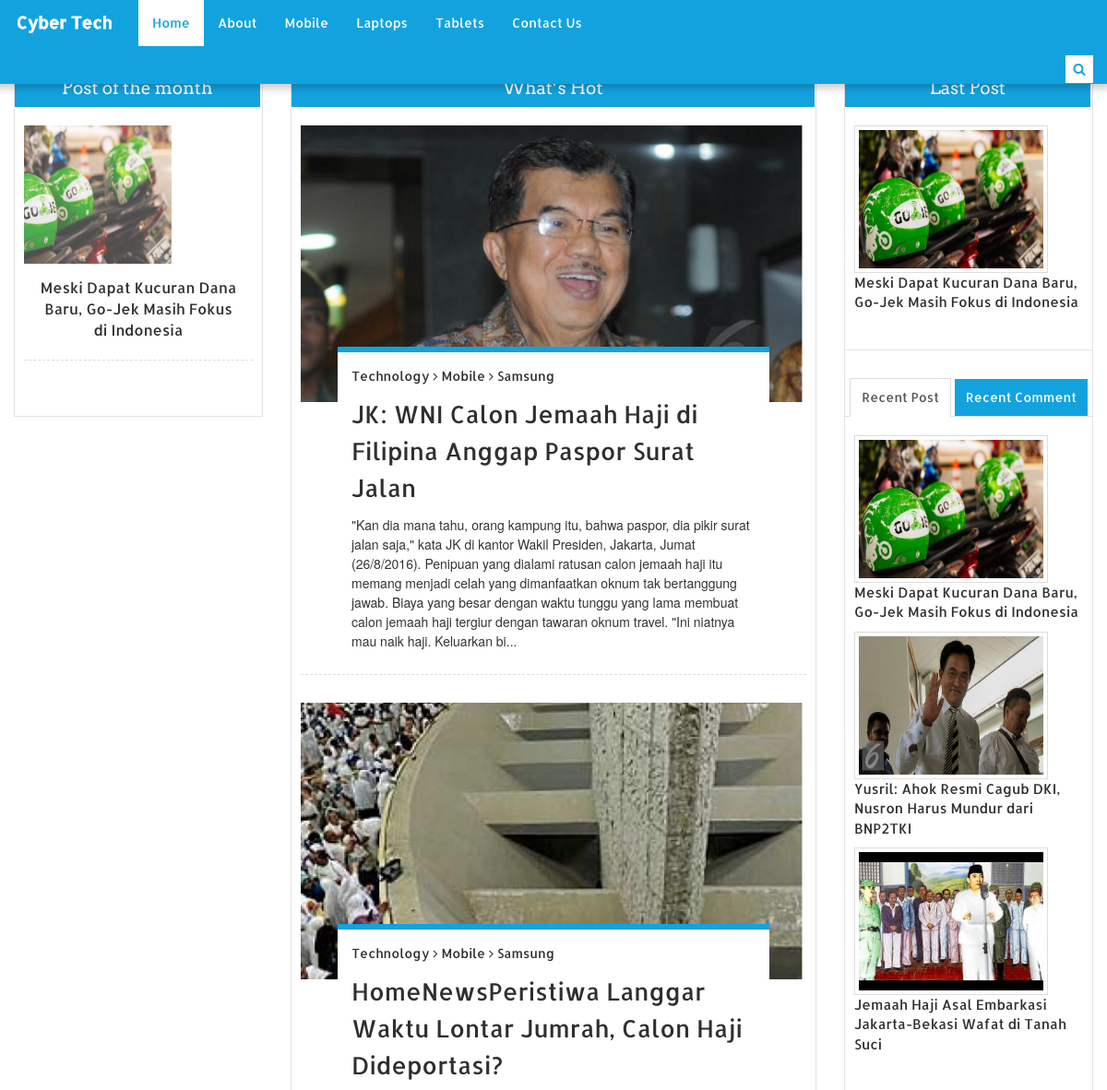
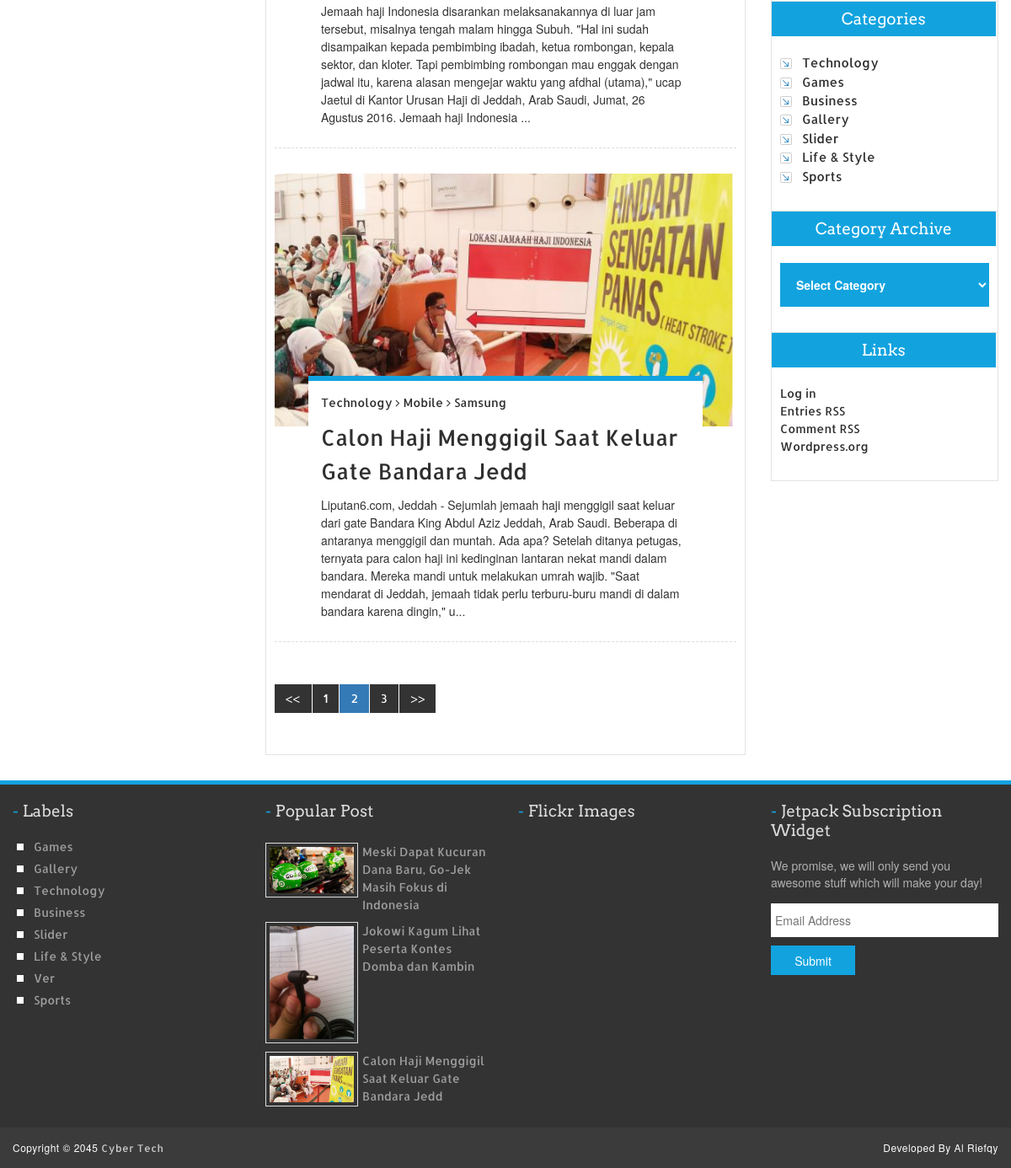
Screenshot of /?page=2 with the database file from the repository (2 pictures, top to bottom).
### tables this page shows
CREATE TABLE `artikels` (
  `id` int(11) NOT NULL,
  `artikel_title` varchar(100) NOT NULL,
  `artikel_content` text NOT NULL,
  `author` varchar(30) NOT NULL,
  `id_author` int(15) NOT NULL,
  `link` varchar(50) NOT NULL,
  `artikel_hit` int(11) NOT NULL,
  `foto` varchar(40) NOT NULL,
  `file` varchar(60) NOT NULL,
  `time_record` varchar(30) NOT NULL
);

### models/load_class.php (called while the page is built, shortened)
<?php
require_once('connect.php');
function autoload($class)
{
	$namaFile = $class.'.php';
}
try
{
	$artikel = new artikel_model($db);
	$news = new artikel_model($db);
}
catch(Exception $e)
{
	die('salah');
}
?>

### models/artikel_model.php (called while the page is built, shortened)
<?php
	class artikel_model
	{
		private $db;
		public function __construct($database)
		{
			$this->db = $database;
		}
		public function getArtikelPopuler()
		{
			$query = $this->db->prepare("SELECT * FROM `artikels` ORDER BY artikel_hit DESC LIMIT 1");
			try
			{
				$query->execute();
			}
			catch(PDOexception $e)
			{
				die($e->getMessage);
			}
			return $query->fetchAll(PDO::FETCH_ASSOC);
		}
		public function gettArtikelPopuler()
		{
			$query = $this->db->prepare("SELECT * FROM `artikels` ORDER BY artikel_hit DESC LIMIT 3");
			try
			{
				$query->execute();
			}
			catch(PDOexception $e)
			{
				die($e->getMessage);
			}
			return $query->fetchAll(PDO::FETCH_ASSOC);
		}
		public function recentArtikel()
		{
			$query = $this->db->prepare("SELECT * FROM `artikels` ORDER BY id desc LIMIT 0,3 ");
			try
			{
				$query->execute();
			}
			catch(PDOexception $e)
			{
				die($e->getMessage);
			}
			return $query->fetchAll(PDO::FETCH_ASSOC);
		}
		public function last_artikel()
		{
			$query = $this->db->prepare("SELECT * FROM `artikels` ORDER BY id desc LIMIT 0,1");
			try
			{
				$query->execute();
			}
			catch(PDOexception $e)
			{
				die($e->getMessage());
				echo $e;
			}
			return $query->fetchAll(PDO::FETCH_ASSOC);
		}
		public function countDataLengkap()
		 {
			$query = $this->db->prepare("SELECT * FROM `artikels`");
			try {
				$query->execute();
				return $query->rowCount();
			} catch(PDOException $e){
				$e->getMessage();
			}
		}
		public function getDataLimit($a, $b) {
			$query = $this->db->prepare("SELECT * FROM `artikels` ORDER BY `id` DESC LIMIT :a,:b");
			$query->bindParam(':a', $a, PDO::PARAM_INT);
			$query->bindParam(':b', $b, PDO::PARAM_INT);
			try {
				$query->execute();
			} catch(PDOException $e) {
				die($e->getMessage());
			}
			return $query->fetchAll(PDO::FETCH_ASSOC);
		}
	}
?>

### views/aside.php (the view, shortened to what this page needs)
<?php
$last = $artikel->last_artikel();echo'
<div class="col-lg-3 col-md-3 col-sm-12">
        <div class="right_sidebar">
          <div class="single_widget">
            <h2>Last Post</h2>
            <ul class="ppost_nav wow fadeInDown">
            ';
       		 foreach ($last as $last)
        	{
        	echo'
              <li>
                <div class="media"><a class="media-left" href=""><img width = "200px" height="150px" src="'.root.'assets/images/'.$last['foto'].'" width="100px" alt=""></a>
                  <div class="media-body"><a class="catg_title" href="'.root.'artikel/view/'.$last['id'].'/'.$last['link'].'">'.$last['artikel_title'].'</a></div>
                </div>
              </li>
               ';
        }
        echo'
            </ul>
          </div>
          <div class="single_widget">
            <ul class="nav nav-tabs custom-tabs" role="tablist">
              <li role="presentation" class="active"><a href="#" aria-controls="home" role="tab" data-toggle="tab" aria-expanded="true">Recent Post</a></li>
              <li role="presentation" class=""><a href="#recentComent" aria-controls="messages" role="tab" data-toggle="tab" aria-expanded="false">Recent Comment</a></li>
            </ul>
            <div class="tab-content">
              <div role="tabpanel" class="tab-pane fade active in" id="mostPopular">
                <ul class="ppost_nav wow fadeInDown">
                ';
                  		$top = $artikel->recentArtikel();
						foreach ($top as $top)
						{
							 echo'
                  <li>
                    <div class="media"><a class="media-left" href="pages/single_page.html"><img width = "200px" height="150px" src="'.root.'assets/images/'.$top['foto'].'" alt=""></a>
                      <div class="media-body"><a class="catg_title" href="'.root.'artikel/view/'.$top['id'].'/'.$last['link'].'">'.$top['artikel_title'].'</a></div>
                    </div>
                  </li>
                        ';
                }
                echo'
                </ul>
              </div>
            </div>
          </div>
          <div class="single_widget">
            <h2>Categories</h2>
            <ul>
              <li class="cat-item"><a href="#">Technology</a></li>
              <li class="cat-item"><a href="#">Games</a></li>
              <li class="cat-item"><a href="#">Business</a></li>
              <li class="cat-item"><a href="#">Gallery</a></li>
              <li class="cat-item"><a href="#">Slider</a></li>
              <li class="cat-item"><a href="#">Life &amp; Style</a></li>
              <li class="cat-item"><a href="#">Sports</a></li>
            </ul>
          </div>
          <div class="single_widget">
            <h2>Category Archive</h2>
            <select class="catgArchive">
              <option>Select Category</option>
            </select>
          </div>
          <div class="single_widget">
            <h2>Links</h2>
            <ul>
              <li><a href="'.adm.'admin">Log in</a></li>
              <li><a href="#">Entries RSS</a></li>
              <li><a href="#">Comment RSS</a></li>
              <li><a href="#">Wordpress.org</a></li>
            </ul>
          </div>
        </div>
      </div>
     ';
?>

### index.php (shortened to what this page needs)
  <?php
    require('models/load_class.php');
    $url =isset($_GET['p'])?$_GET['p']:null;
    $url =rtrim($url,'/');
    $url =filter_var($url, FILTER_SANITIZE_URL);
    $url =explode('/',$url);
    $models = $url[0];
    $method = !empty($url[1])? $url[1] : '';
echo'
<!DOCTYPE html>
<html>
<head>
<link rel="stylesheet" type="text/css" href="'.root.'assets/css/bootstrap.min.css">
<link rel="stylesheet" type="text/css" href="'.root.'assets/css/font-awesome.min.css">
<link rel="stylesheet" type="text/css" href="'.root.'assets/css/animate.css">
<link rel="stylesheet" type="text/css" href="'.root.'assets/css/slick.css">
<link rel="stylesheet" type="text/css" href="'.root.'assets/css/theme.css">
<link rel="stylesheet" type="text/css" href="'.root.'assets/css/style.css">
<script src="'.root.'assets/js/html5shiv.min.js"></script>
<script src="'.root.'assets/js/respond.min.js"></script>
</head>
<body>
<header id="header">
  <nav class="navbar navbar-default navbar-static-top" role="navigation">
    <div class="container">
      <div class="navbar-header">
        <a class="navbar-brand" href="'.root.'"><img src="'.root.'images/logo.png" alt=""></a></div>
      <div id="navbar" class="navbar-collapse collapse">
        <ul class="nav navbar-nav custom_nav">
          <li class="active"><a href="'.root.'"id="logo">Home</a></li>
          <li><a href="'.root.'about">About</a></li>
          <li class="dropdown"><a href="#" class="dropdown-toggle" data-toggle="dropdown" role="button" aria-expanded="false">Mobile</a>
          </li>
          <li><a href="#">Laptops</a></li>
          <li><a href="#">Tablets</a></li>
          <li><a href="pages/contact.html">Contact Us</a></li>
        </ul>
      </div>
      <div class="search"><a class="search_icon" href="#"><i class="fa fa-search"></i></a>
        <form action="'.root.'result" method="GET">
        </form>
      </div>
    </div>
  </nav>
</header>
';
switch ($models){
          case '':
            include('views/home.php');
            break;
            break;}
echo '
    </body>
  </html>
  ';
?>

### views/home.php (shortened to what this page needs)
<?php
if (isset($method)):
  switch ($method)
{
  case'':
  if ($news->countDataLengkap() > 0) {
    $semua = $news->countDataLengkap();
          $limit = 3;
          $pages = ceil($semua / $limit);
          $page = (isset($_GET['page']))? (int)$_GET['page'] : 1;
          $start = ($page - 1) * $limit;
          $data = $news->getDataLimit($start, $limit);
          echo'
          <section id="content">
            <div class="row">
              <!--<div class="col-lg-12 col-md-12 col-sm-12">
              <div class="topadd_bar"><a href="#"><img src="images/addbanner_728x90_V1.jpg" alt=""></a></div>
            </div>-->
          </div>
          <div class="container">
            <div class="row">
              ';
              include('left_aside.php');
              echo'
              <div class="col-lg-6 col-md-6 col-sm-8">
                <div class="middle_content">
                  <h2>What’s Hot</h2>
                  <ul class="featured_nav">
                    ';
                    foreach ($data as $data)
                    {
                      echo'
                      <li class="wow fadeInDown">
                        <figure class="featured_img"><a href="#"><img src="'.root.'assets/images/'.$data['foto'].'" alt=""></a></figure>
                        <article class="featured_article">
                          <div class="article_category"><a href="#">Technology <i class="fa fa-angle-right"></i></a><a href="#">Mobile <i class="fa fa-angle-right"></i></a><a href="#">Samsung</a></div>
                          <h2 class="article_titile"><a href="'.root.'artikel/view/'.$data['id'].'/'.$data['link'].'">'.$data['artikel_title'].'</a></h2>
                          <p>'.substr($data['artikel_content'], 0, 420).'...</p></p>
                        </article>
                      </li>
                      ';
                    }
                    echo'
                  </ul>
                  <nav>
                    <ul class="pagination">
                      ';
                      $root = root.$models;
                      $blok = 12;
                      $ini = ceil($page / $blok);
                      $mulai = ($blok * $ini) - ($blok - 1);
                      $selesai = ($blok <= $pages)? ($ini * $blok) : $pages;
                      $kurang1 = $page - 1;
                      $tambah1 = $page + 1;
                      if ($pages >= 1 && $page <= $pages) {
                        echo ($page != 1 OR empty($page))? '<li style="cursor: pointer;"> <a href="'.$root.'?page='.$kurang1.'"><<</a> </li>': '';
                        for ($x = $mulai; $x <= $selesai; $x++) {
                          if ($x == $page) {
                            echo '<li style="cursor: pointer;" class="active"> <a>'.$x.'</a> </li>';
                          } else {
                            echo '<li style="cursor: pointer;"> <a href="'.$root.'?page='.$x.'">'.$x.'</a> </li>';
                          };
                        }
                        echo ($page != $pages)? '<li style="cursor: pointer;"> <a href="'.$root.'?page='.$tambah1.'">>></a> </li>' : '';
                      };
                      echo'
                    </ul>
                  </nav>
                </div>
              </div>
              ';
              include ('aside.php');
              echo'
            </div>
          </div>
        </section>
        ';
      }
      break;
    }
    endif;
    include('footer.php');
    ?>

### views/left_aside.php
<?php
$populer = $artikel->getArtikelPopuler();
echo'
<div class="col-lg-3 col-md-3 col-sm-4">
        <div class="left_sidebar">
          <div class="single_widget">
            <h2>Post of the month</h2>
            ';
             foreach ($populer as $pop)
          {
          echo'
            <ul class="post_nav">
              <li>
                <figure class="effect-lily"><a href=><img width = "200px" height="150px" src="'.root.'assets/images/'.$pop['foto'].'" alt="" ></a>
                  <figcaption><a href="'.root.'artikel/view/'.$pop['id'].'/'.$pop['link'].'">'.$pop['artikel_title'].'</a></figcaption>
                </figure>
              </li>
              </li>
              ';
            }
            echo'
            </ul>
          </div>
        </div>
      </div>
    ';
    ?>

### views/footer.php
<?php
$popular = $artikel->gettArtikelPopuler();
echo'
<footer id="footer">
  <div class="footer_top">
    <div class="container">
      <div class="row">
        <div class="col-lg-3 col-md-3 col-sm3">
          <div class="footer_widget wow fadeInLeftBig">
            <h2>Labels</h2>
            <ul class="labels_nav">
              <li><a href="#">Games</a></li>
              <li><a href="#">Gallery</a></li>
              <li><a href="#">Technology</a></li>
              <li><a href="#">Business</a></li>
              <li><a href="#">Slider</a></li>
              <li><a href="#">Life &amp; Style</a></li>
              <li><a href="#">Ver</a></li>
              <li><a href="#">Sports</a></li>
            </ul>
          </div>
        </div>
        <div class="col-lg-3 col-md-3 col-sm3">
          <div class="footer_widget">
            <h2>Popular Post</h2>
            <ul class="ppost_nav wow fadeInLeftBig">
            ';
            foreach ($popular as $pop)
             {
            echo'
              <li>
                <div class="media" ><a href="" class="media-left" ><img alt="" src=" '.root.'assets/images/'.$pop['foto'].'" width="100px" height="50%"></a>
                  <div class="media-body"><a href="'.root.'artikel/view/'.$pop['id'].'/'.$pop['link'].'">'.$pop['artikel_title'].'</a></div>
                </div>
              </li>
             ';
           }
             echo'
            </ul>
          </div>
        </div>
        <div class="col-lg-3 col-md-3 col-sm3">
          <div class="footer_widget wow fadeInRightBig">
            <h2>Flickr Images</h2>
          </div>
        </div>
        <div class="col-lg-3 col-md-3 col-sm3">
          <div class="footer_widget wow fadeInRightBig">
            <h2>Jetpack Subscription Widget</h2>
            <form action="#" class="subscribe_form">
              <p id="subscribe-text">We promise, we will only send you awesome stuff which will make your day!</p>
              <p id="subscribe-email">
                <input type="text" placeholder="Email Address" name="email">
              </p>
              <p id="subscribe-submit">
                <input type="submit" value="Submit">
              </p>
            </form>
          </div>
        </div>
      </div>
    </div>
  </div>
  <div class="footer_bottom">
    <div class="container">
      <p class="copyright">Copyright &copy; 2045 <a href="index.html">Cyber Tech</a></p>
      <p class="developer">Developed By Al Riefqy</p>
    </div>
  </div>
</footer>
<script src="assets/js/jquery.min.js"></script>
<script src="assets/js/wow.min.js"></script>
<script src="assets/js/bootstrap.min.js"></script>
<script src="assets/js/slick.min.js"></script>
<script src="assets/js/custom.js"></script>
';
?>

### assets/css/theme.css (style rules this page uses)
#header { background:none repeat scroll 0 0 #12a3df }
.navbar-default { background-color:#12a3df; border-color:#12a3df }
.navbar-default .navbar-nav > .active > a, .navbar-default .navbar-nav > .active > a:hover, .navbar-default .navbar-nav > .active > a:focus { color:#12a3df }
.search_icon i { color:#12a3df }
.single_widget > h2 { background-color:#12a3df }
.middle_content > h2, .featured_title { background-color:#12a3df }
.featured_article { border-top:6px solid #12a3df }
.custom-tabs li a { background-color:#12a3df }
.catgArchive { background-color:#12a3df }
.catgArchive option { color:#12a3df }
.footer_top { border-top:5px solid #12a3df }
.footer_widget > h2:before { color:#12a3df }
#subscribe-submit input { background-color:#12a3df }

### rows the page displays
artikels: foto (picture), artikel_title "Meski Dapat Kucuran Dana Baru, Go-Jek Masih Fokus di Indonesia"
artikels: foto (picture), artikel_title "JK: WNI Calon Jemaah Haji di Filipina Anggap Paspor Surat Jalan", artikel_content "\"Kan dia mana tahu, orang kampung itu, bahwa paspor, dia pikir surat jalan saja,\" kata JK di kantor Wakil Presiden, Jakarta, Jumat (26/8/2016). Penipuan yang dialami ratusan calon jemaah haji itu memang menjadi celah yang dimanfaatkan oknum tak bertanggung jawab. Biaya yang besar dengan waktu tunggu yang lama membuat calon jemaah haji tergiur dengan tawaran oknum travel. \"Ini niatnya mau naik haji. Keluarkan bi"
artikels: foto (picture), artikel_title "HomeNewsPeristiwa Langgar Waktu Lontar Jumrah, Calon Haji Dideportasi?", artikel_content "Jemaah haji Indonesia disarankan melaksanakannya di luar jam tersebut, misalnya tengah malam hingga Subuh. \"Hal ini sudah disampaikan kepada pembimbing ibadah, ketua rombongan, kepala sektor, dan kloter. Tapi pembimbing rombongan mau enggak dengan jadwal itu, karena alasan mengejar waktu yang afdhal (utama),\" ucap Jaetul di Kantor Urusan Haji di Jeddah, Arab Saudi, Jumat, 26 Agustus 2016. Jemaah haji Indonesia"
artikels: foto (picture), artikel_title "Calon Haji Menggigil Saat Keluar Gate Bandara Jedd", artikel_content "Liputan6.com, Jeddah - Sejumlah jemaah haji menggigil saat keluar dari gate Bandara King Abdul Aziz Jeddah, Arab Saudi. Beberapa di antaranya menggigil dan muntah. Ada apa? Setelah ditanya petugas, ternyata para calon haji ini kedinginan lantaran nekat mandi dalam bandara. Mereka mandi untuk melakukan umrah wajib. \"Saat mendarat di Jeddah, jemaah tidak perlu terburu-buru mandi di dalam bandara karena dingin,\" u"
artikels: foto (picture), artikel_title "Yusril: Ahok Resmi Cagub DKI, Nusron Harus Mundur dari BNP2TKI"
artikels: foto (picture), artikel_title "Jemaah Haji Asal Embarkasi Jakarta-Bekasi Wafat di Tanah Suci"
artikels: foto (picture), artikel_title "Jokowi Kagum Lihat Peserta Kontes Domba dan Kambin"
